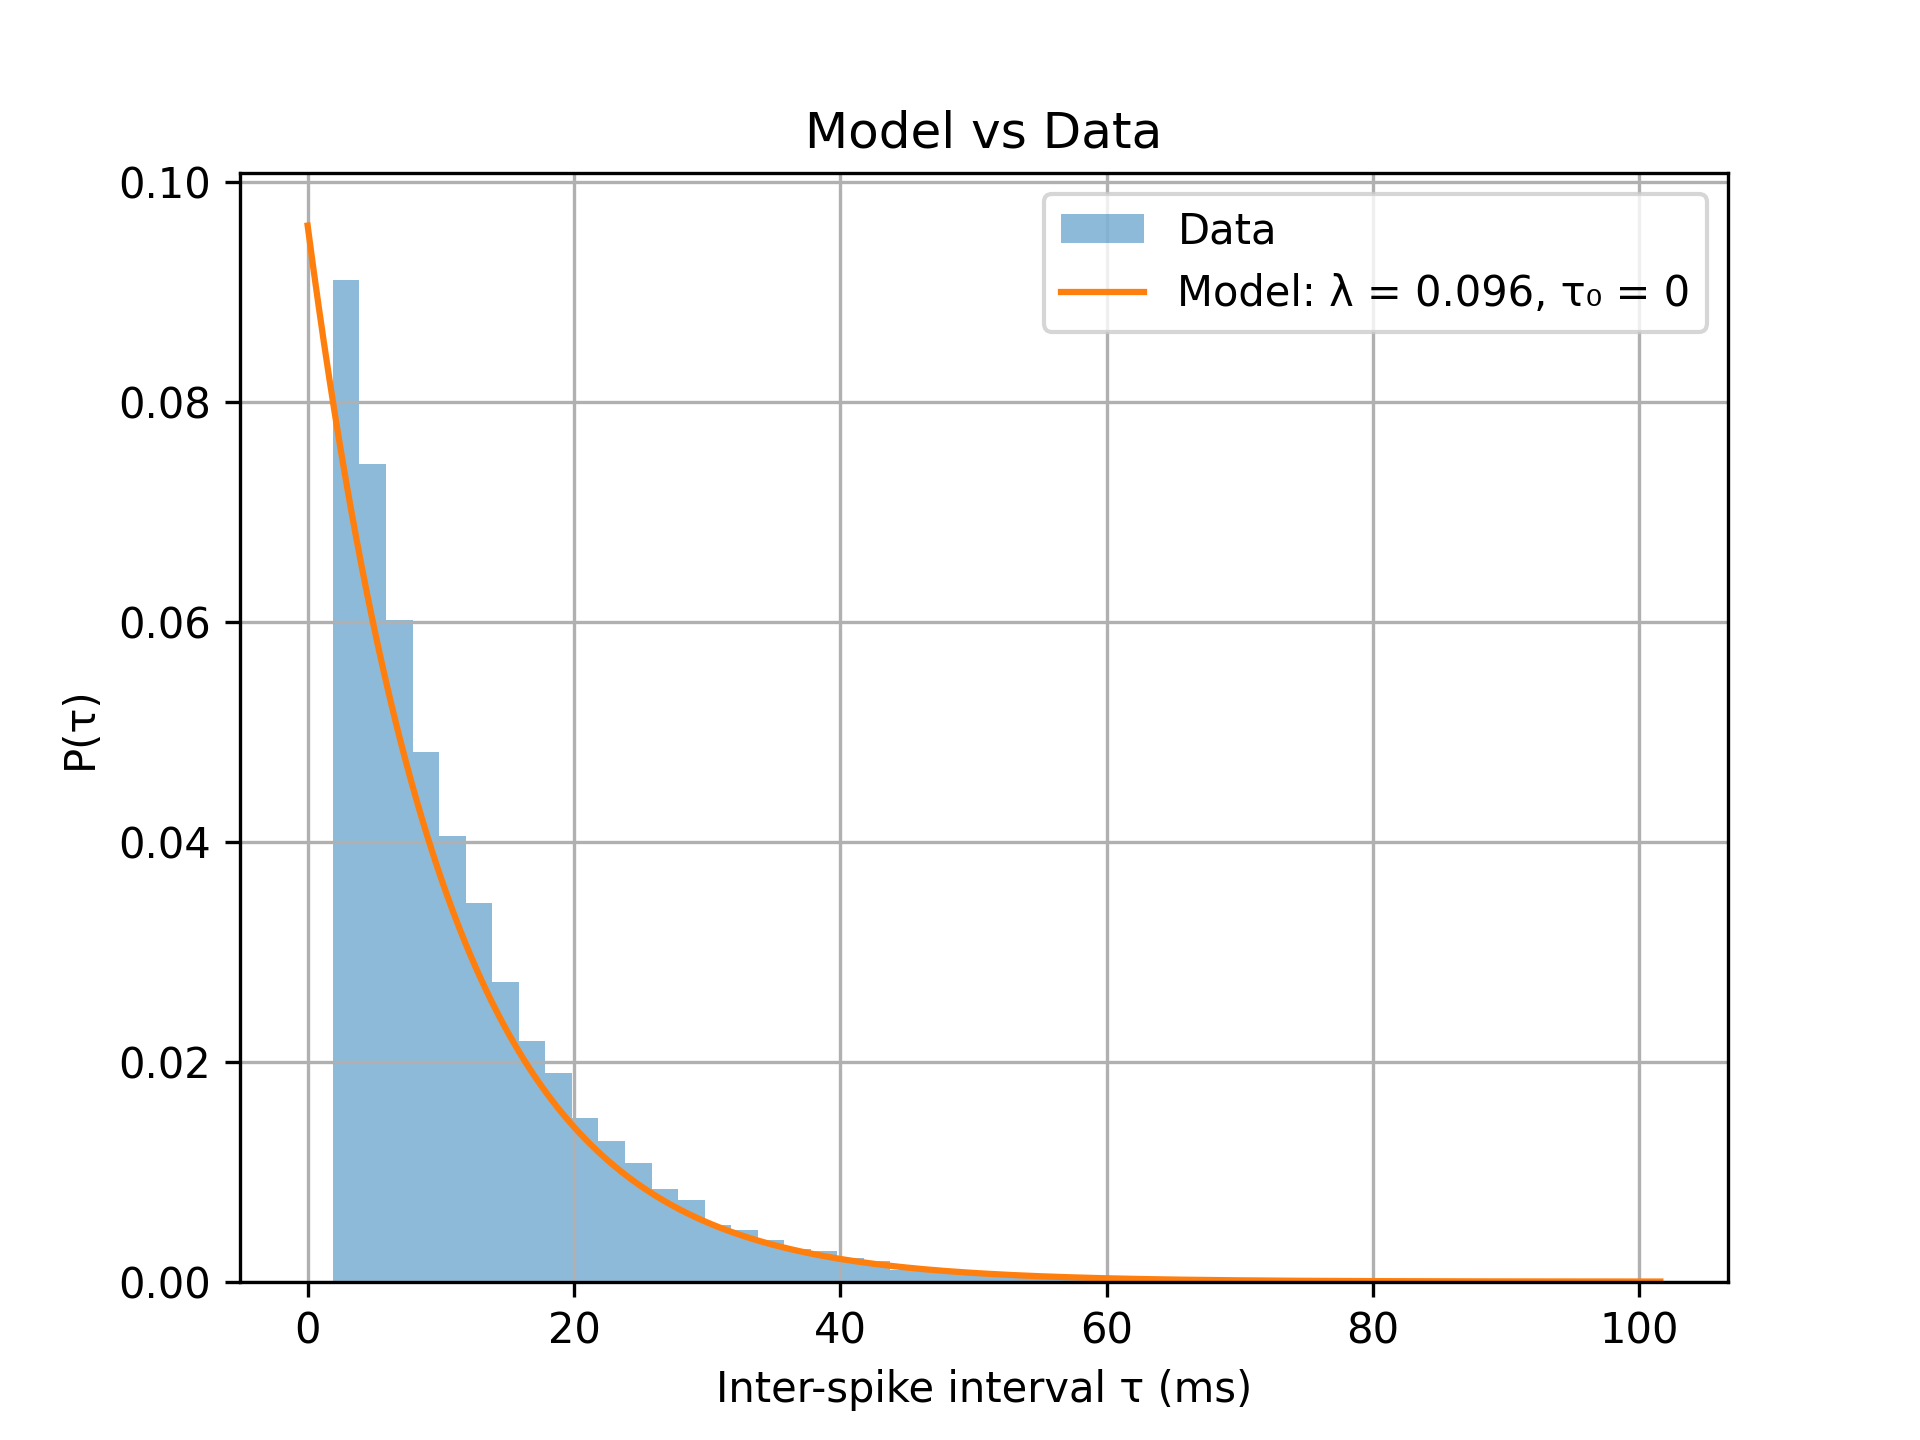

Source code (Python):
import numpy as np
import matplotlib.pyplot as plt

# Load data
t = np.loadtxt("Data/Data_neuron.txt")
tau = np.diff(t)

# Parameters from Q1 and Q2
tau0 = 0
lambda_est = 0.0960427443569115

# Model distribution
tau_vals = np.linspace(0, max(tau), 500)

P_model = np.where(
    tau_vals >= tau0,
    lambda_est * np.exp(-lambda_est * (tau_vals - tau0)),
    0
)

# Plot data and model
plt.hist(tau, bins=50, density=True, alpha=0.5, label="Data")
plt.plot(tau_vals, P_model, label=f"Model: λ = {lambda_est:.3f}, τ₀ = {tau0}")

plt.xlabel("Inter-spike interval τ (ms)")
plt.ylabel("P(τ)")
plt.title("Model vs Data")
plt.legend()
plt.grid(True)

plt.savefig("q3_model_comparison.png", dpi=300)
plt.show()
